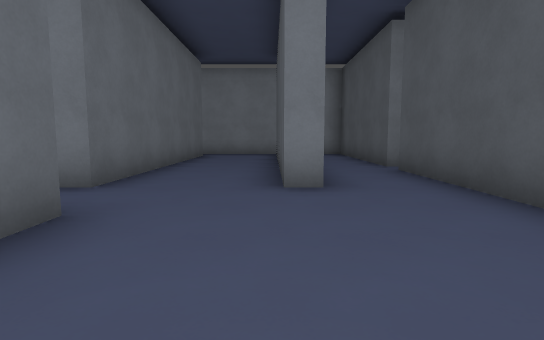
[1] (above)

22 first-person views from a walk through a level from a Godot 3-D game. The camera is 1.3 m above the floor, tilts 6° down and sees 80° across. The floor is counted in squares, 2 m on a side. Each view is taken from the middle of a square. On the plan, view 1 faces up. The plan holds only what a view shows up to about 10 squares ahead; the rest is blank. Characters and animated objects are left out. Surface patterns are stand-ins for the level's own textures.

[2]
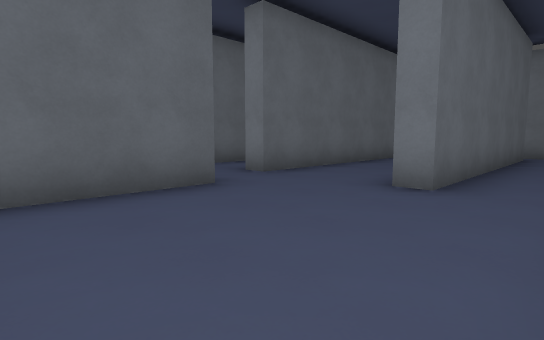

[3]
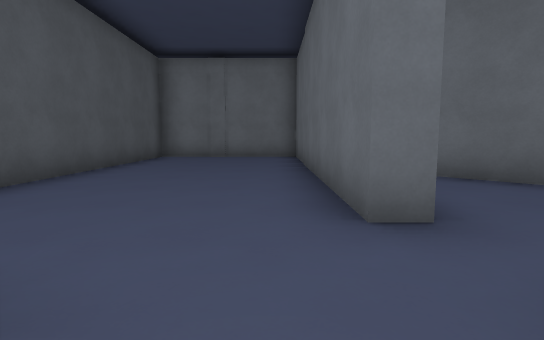

[4]
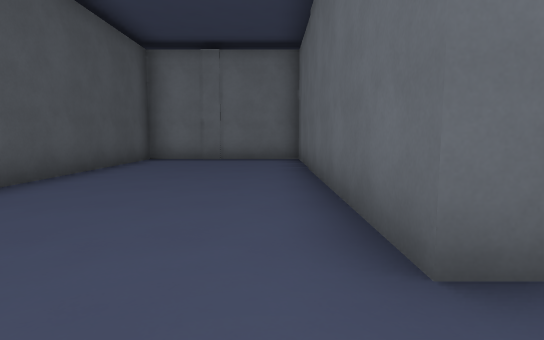

[5]
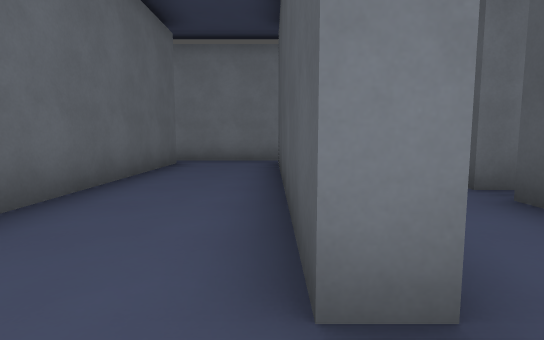

[6]
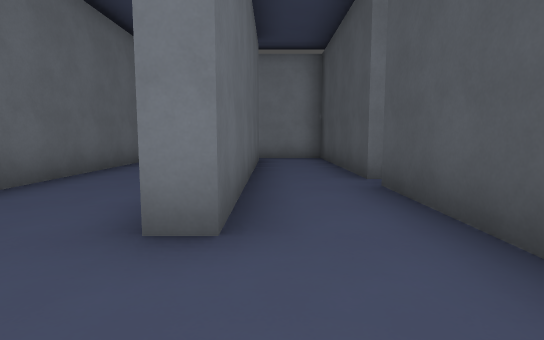

[7]
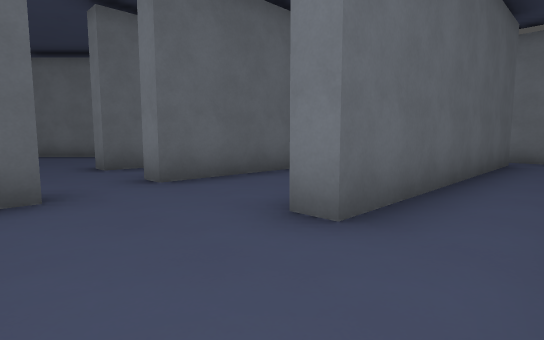

[8]
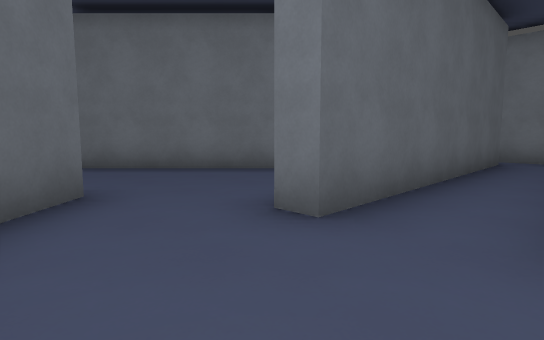

[9]
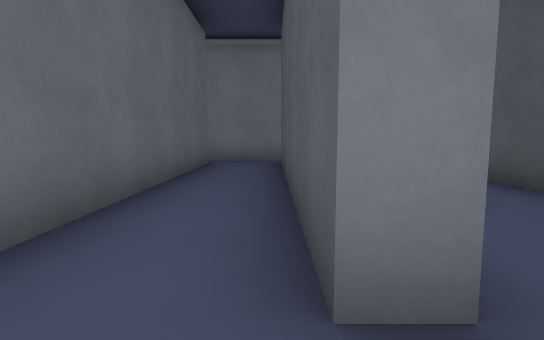

[10]
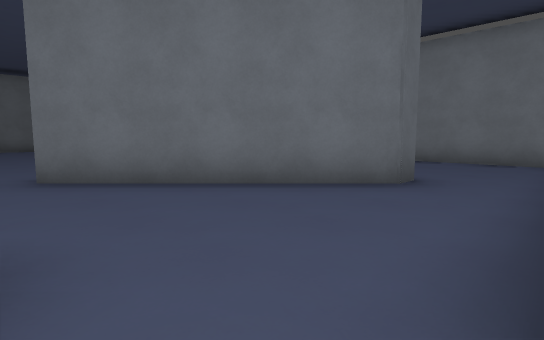

[11]
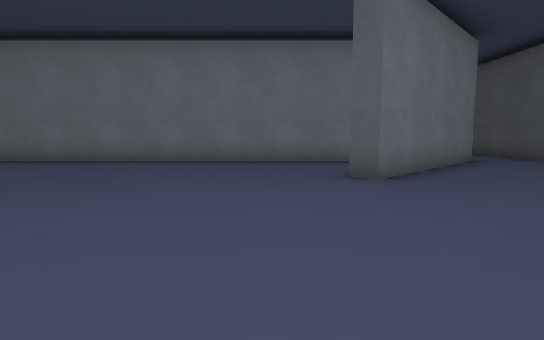

[12]
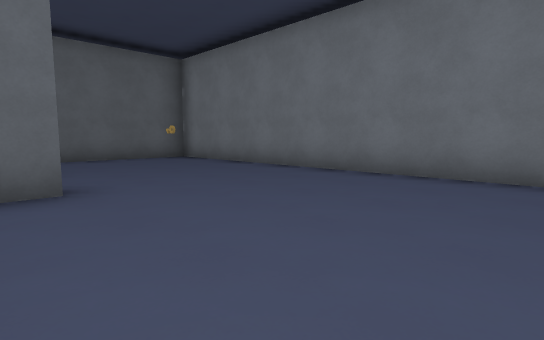

[13]
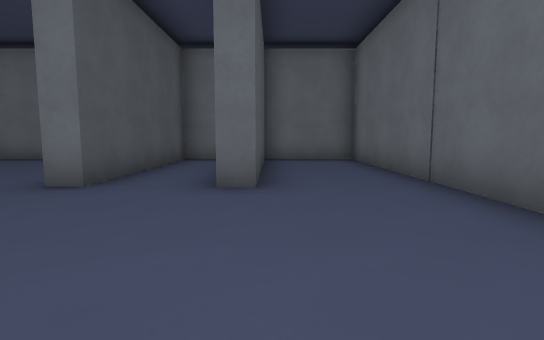

[14]
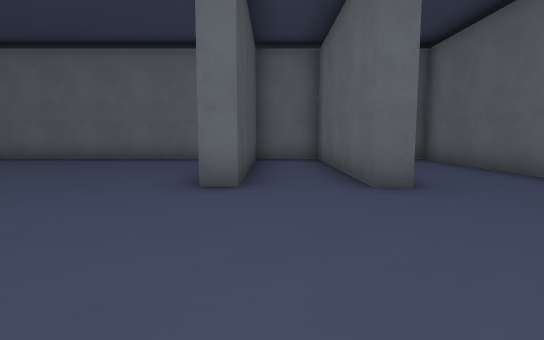

[15]
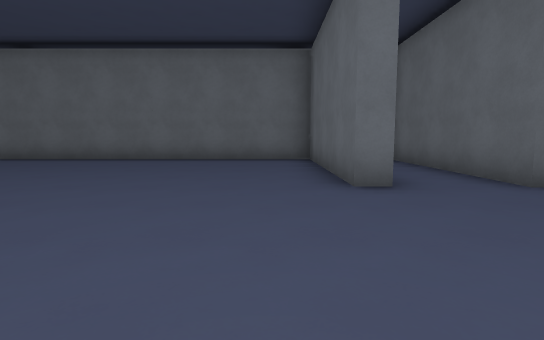

[16]
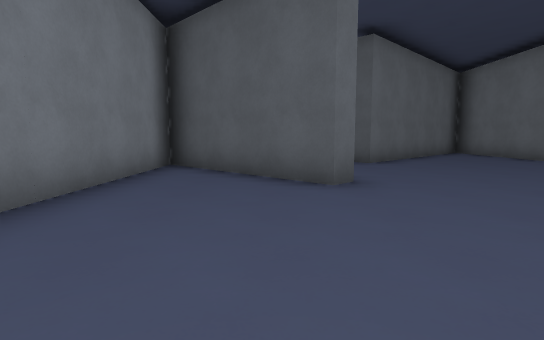

[17]
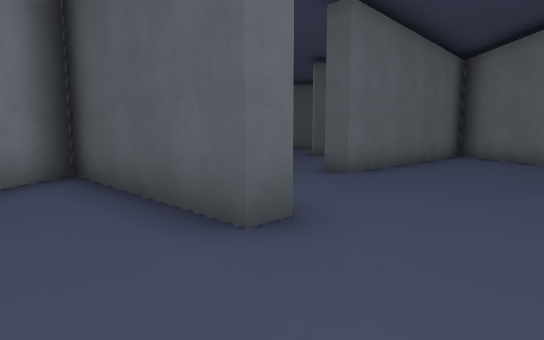

[18]
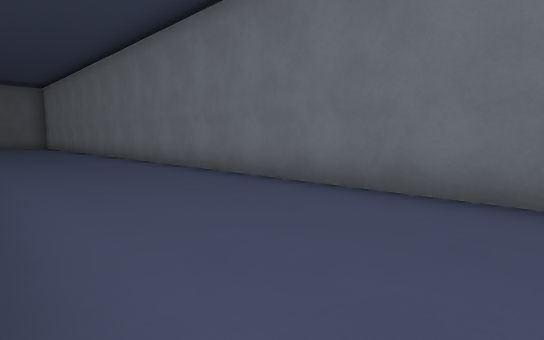

[19]
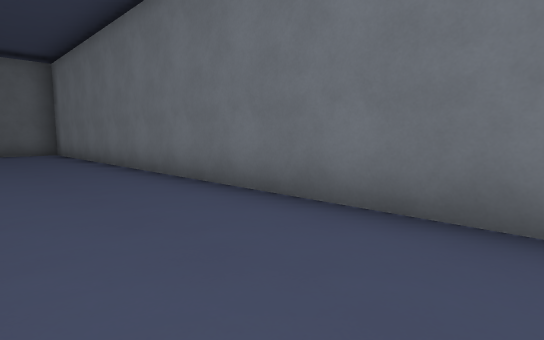

[20]
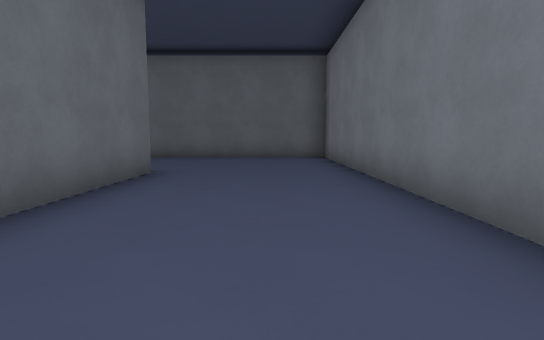

[21]
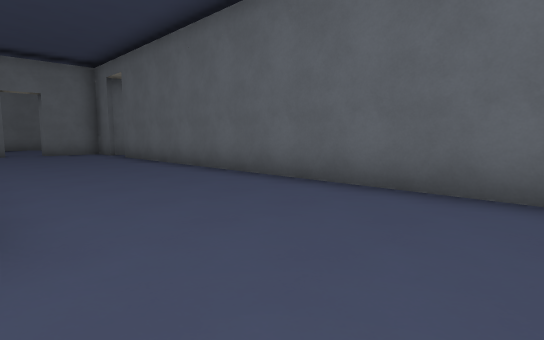

[22]
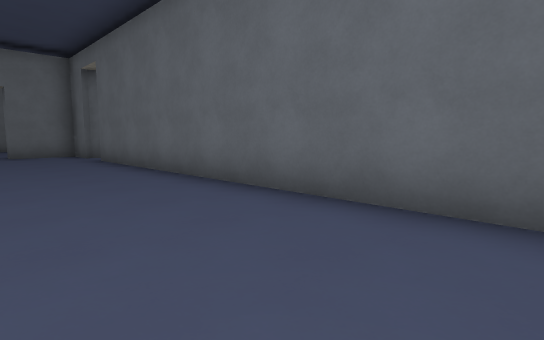

### Floor plan
Ten units are one square. View 1 is at (0, 0); x grows to the right and y downward. Boxes are objects, and circles mark ways between rooms. Rooms are numbered by the first view taken in them; rooms with no view inside come last. Other rooms are left out.
<svg viewBox="-263 -121 298 177">
<path fill="none" stroke="#000" d="M-22 -26 -17 -26 -17 51 24 51 24 -10M24 -29 24 -62M-46 -8 -37 2M30 -69 24 -69 24 -116 -46 -116M-23 -108 -23 -41 -28 -41 -28 -106M7 -109 7 -41 2 -41 2 -99M-45 -108 -45 -41M-188 16 -188 -28 -183 -28 -183 20 -166 20 -166 -28 -161 -28 -161 20 -29 20M-69 -74 -104 -38 -108 -42 -76 -73 -210 -73M-45 -41 -51 -41M-213 -70 -213 20 -187 20M-30 16 -72 -26 -69 -30 -61 -22M-219 -78 -185 -78M-69 -79 -69 -74M-258 14 -258 26 -242 26 -242 31M-50 -72 -50 -91M-46 -116 -258 -116 -258 2"/>
<circle cx="-50" cy="-40" r="3" fill="#2a7"/>
<circle cx="-50" cy="-110" r="3" fill="#2a7"/>
<circle cx="-60" cy="-80" r="3" fill="#2a7"/>
<text x="-10" y="-40">1</text>
<text x="-130" y="-30">2</text>
<text x="-180" y="-90">3</text>
</svg>
Room 1 opens to room 2. Room 1 opens to room 3. Room 2 opens to room 3.

Where each view was taken, in squares from view 1:
view 1: 0 up, 0 right, facing up
view 2: 0 up, 2 right, facing up-left
view 3: 5 up, 1 left, facing down
view 4: 4 up, 1 left, facing down
view 5: 3 up, 0 right, facing up
view 6: 2 up, 1 right, facing up
view 7: 2 up, 2 right, facing up-left
view 8: 2 up, 3 left, facing up-left
view 9: 3 up, 3 left, facing up
view 10: 3 up, 5 left, facing up-left
view 11: 1 down, 12 left, facing up
view 12: 2 up, 12 left, facing up-left
view 13: 7 up, 19 left, facing down
view 14: 7 up, 17 left, facing down
view 15: 7 up, 15 left, facing down
view 16: 5 up, 15 left, facing right
view 17: 4 up, 13 left, facing right
view 18: 8 up, 6 left, facing up-left
view 19: 9 up, 13 left, facing up-left
view 20: 10 up, 16 left, facing left
view 21: 10 up, 22 left, facing down-left
view 22: 9 up, 23 left, facing down-left
